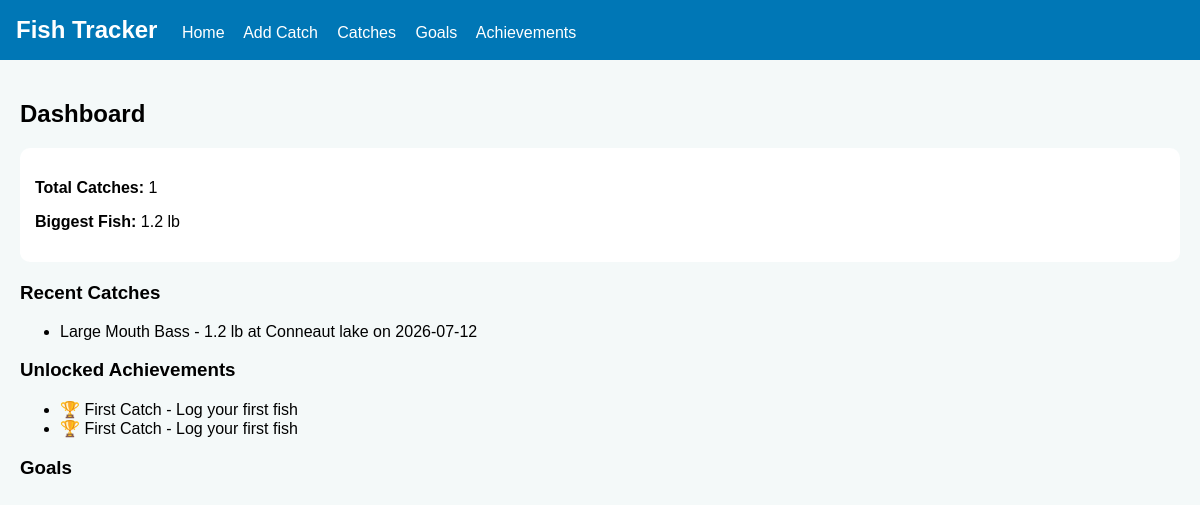
/, run on an earlier commit of the app's database.
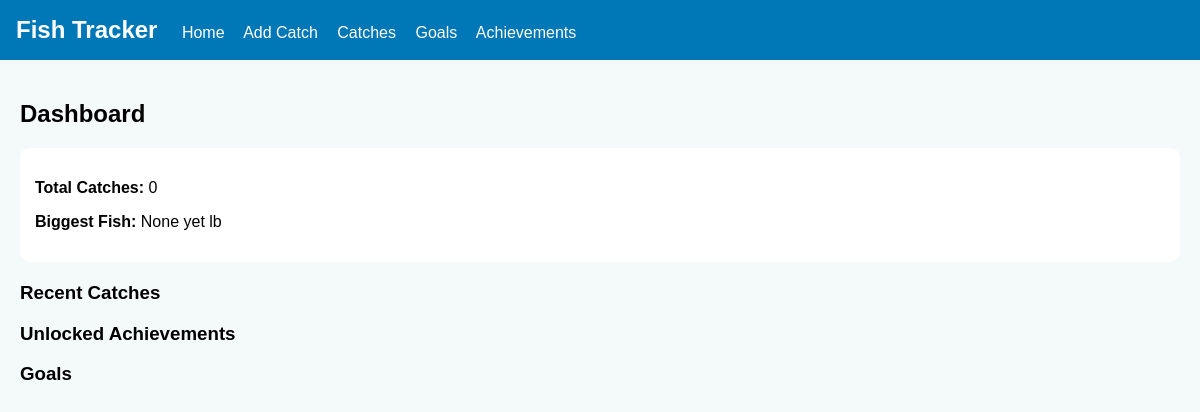
And on a later commit of the database.
### tables this page shows
CREATE TABLE catches (
            id INTEGER PRIMARY KEY AUTOINCREMENT,
            species TEXT NOT NULL,
            weight REAL,
            length REAL,
            location TEXT,
            bait TEXT,
            date TEXT,
            notes TEXT
        );

CREATE TABLE achievements (
            id INTEGER PRIMARY KEY AUTOINCREMENT,
            name TEXT NOT NULL,
            description TEXT,
            unlocked INTEGER DEFAULT 0
        );

### app.py (the view)
@app.route("/")
def index():
    conn = get_db_connection()
    catches = conn.execute("SELECT * FROM catches ORDER BY date DESC LIMIT 5").fetchall()
    achievements = conn.execute("SELECT * FROM achievements WHERE unlocked = 1").fetchall()
    goals = conn.execute("SELECT * FROM goals").fetchall()
    total_catches = conn.execute("SELECT COUNT(*) FROM catches").fetchone()[0]
    biggest = conn.execute("SELECT MAX(weight) FROM catches").fetchone()[0]
    conn.close()
    return render_template(
        "index.html",
        catches=catches,
        achievements=achievements,
        goals=goals,
        total_catches=total_catches,
        biggest=biggest
    )

### app.py (called while the page is built)
def get_db_connection():
    conn = sqlite3.connect(DB_NAME)
    conn.row_factory = sqlite3.Row
    return conn

### templates/index.html (shortened to what this page needs)
{% extends "base.html" %}
{% block content %}
<h2>Dashboard</h2>
<div class="card">
    <p><strong>Total Catches:</strong> {{ total_catches }}</p>
    <p><strong>Biggest Fish:</strong> {{ biggest if biggest else "None yet" }} lb</p>
</div>
<h3>Recent Catches</h3>
<ul>
    {% for catch in catches %}
        <li>{{ catch.species }} - {{ catch.weight }} lb at {{ catch.location }} on {{ catch.date }}</li>
    {% endfor %}
</ul>
<h3>Unlocked Achievements</h3>
<ul>
    {% for achievement in achievements %}
        <li>🏆 {{ achievement.name }} - {{ achievement.description }}</li>
    {% endfor %}
</ul>
<h3>Goals</h3>
{% endblock %}

What changed in the data, as far as the page shows it:
removed catches: species "Large Mouth Bass", weight "1.2", location "Conneaut lake", date "2026-07-12"
no longer on this page (row edited): achievements: name "First Catch", description "Log your first fish"
no longer on this page (row edited): achievements: name "First Catch", description "Log your first fish"
Also different on the page:
{{ total_catches }}: "1" → "0"
{{ biggest if biggest else "None yet" }}: "1.2" → "None yet"
